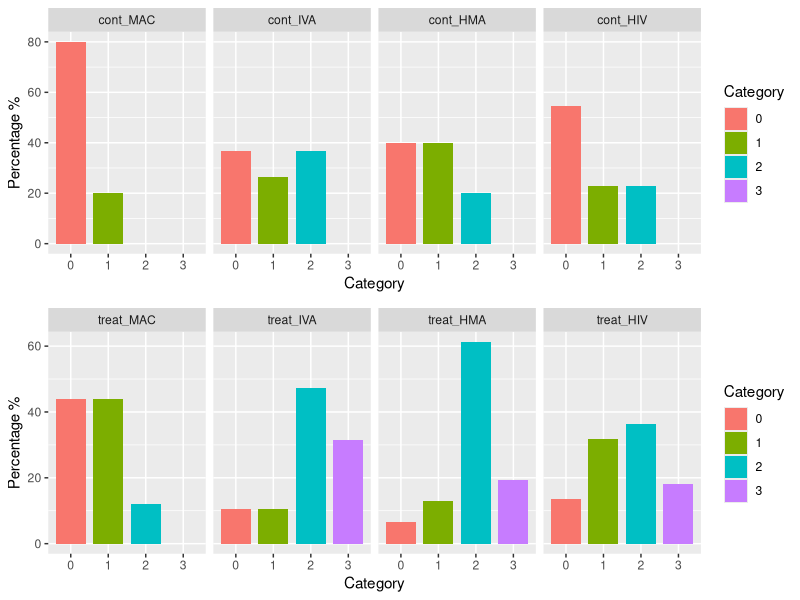

Recreate this plot in R.
# ===================================================
# Script Name: metamorphosis_barplot_and_fisher_test.R
# Author: Mihajlo Milić (mihajlo.milic155@gmail.com)
# Year Created: 2025
# Description: This script visualizes differences in metamorphic 
# rate among Triturus species and their hybrids, and estimates 
# statistical differences in metamorphic rate between groups. 
# The associated results will be reported in 
# [to be inserted upon acceptance].
# ===================================================


meta.table <- read.csv(file = "metamorphosis_table.csv", header = TRUE, row.names = 1)
class(meta.table)
dim(meta.table)
colnames(meta.table) <- c("0", "1", "2", "3")

meta.table.percent <- apply(meta.table, 1, function(x) x / sum(x) * 100)
meta.table.percent <- t(meta.table.percent)

data <- meta.table.percent

library(ggplot2)

## Treatment group

df <- tibble::tribble(
  ~specimen,    ~`0`, ~`1`, ~`2`, ~`3`,
  "treat_MAC",     44,   44,   12,    0,
  "treat_IVA",  10.53, 10.53, 47.37, 31.58,
  "treat_HMA",   6.45, 12.90, 61.29, 19.35,
  "treat_HIV",  13.64, 31.82, 36.36, 18.18
)

df_treat <- tidyr::pivot_longer(df, cols = c(`0`, `1`, `2`, `3`), names_to = "category", values_to = "percentage")

df_treat$specimen <- factor(df_treat$specimen, levels = c("treat_MAC", "treat_IVA", "treat_HMA", "treat_HIV"))

x <- ggplot(df_treat) +
     geom_bar(aes(x = category, y = percentage, fill = category),
           position = "dodge", stat = "identity", width = 0.8) +
     labs(x = "Category", y = "Percentage %", fill = "Category") +
     facet_grid(~specimen)


## Control group

df.cont <- tibble::tribble(
  ~specimen,    ~`0`, ~`1`, ~`2`, ~`3`,
  "cont_MAC",    80,   20,    0,    0,
  "cont_IVA", 36.84, 26.32, 36.84,  0,
  "cont_HMA",    40,   40,   20,    0,
  "cont_HIV", 54.54, 22.73, 22.73,  0
)

df_cont <- tidyr::pivot_longer(df.cont, cols = c(`0`, `1`, `2`, `3`), names_to = "category", values_to = "percentage")

df_cont$specimen <- factor(df_cont$specimen, levels = c("cont_MAC", "cont_IVA", "cont_HMA", "cont_HIV"))

y <- ggplot(df_cont) +
     geom_bar(aes(x = category, y = percentage, fill = category),
           position = "dodge", stat = "identity", width = 0.8) +
     labs(x = "Category", y = "Percentage %", fill = "Category") +
     facet_grid(~specimen) 

gridExtra::grid.arrange(y, x, nrow = 2)

f.test <- fisher.test(meta.table, hybrid = TRUE, simulate.p.value = TRUE, B = 10000)

f.test.treatment <- fisher.test(meta.table[1:4,], hybrid = TRUE, simulate.p.value = TRUE, B = 10000)
f.test.control <- fisher.test(meta.table[5:8,], hybrid = TRUE, simulate.p.value = TRUE, B = 10000)
f.test.mac <- fisher.test(meta.table[c(1,5),], hybrid = TRUE, simulate.p.value = TRUE, B = 10000)
f.test.iva <- fisher.test(meta.table[c(2,6),], hybrid = TRUE, simulate.p.value = TRUE, B = 10000)
f.test.hma <- fisher.test(meta.table[c(3,7),], hybrid = TRUE, simulate.p.value = TRUE, B = 10000)
f.test.hiv <- fisher.test(meta.table[c(4,8),], hybrid = TRUE, simulate.p.value = TRUE, B = 10000)
